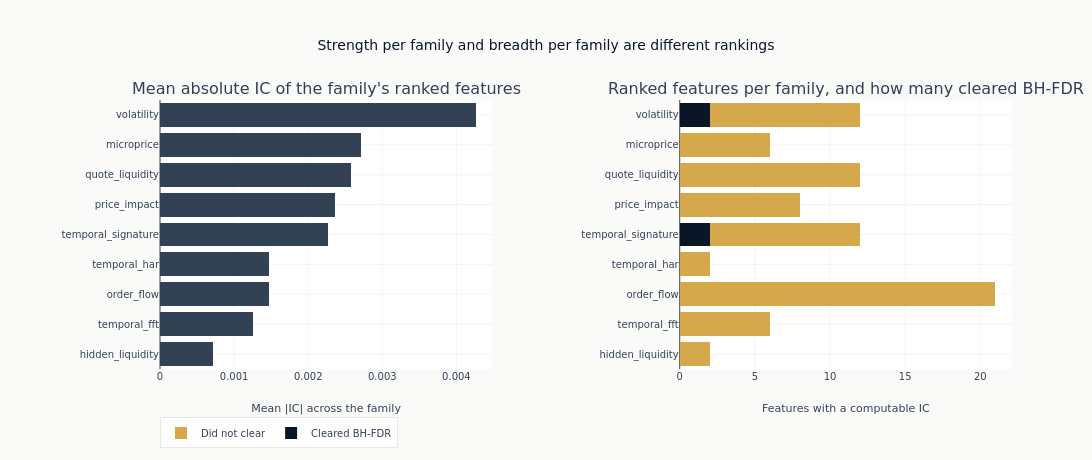

The cell this chart's notebook holds for it:
### Code cell
if family_summary:
    fam_order = sorted(family_summary, key=lambda fam: family_summary[fam]["avg_abs_ic"])
    fig = make_subplots(
        rows=1,
        cols=2,
        column_widths=[0.5, 0.5],
        subplot_titles=(
            "Mean absolute IC of the family's ranked features",
            "Ranked features per family, and how many cleared BH-FDR",
        ),
        horizontal_spacing=0.22,
    )
    _ = fig.add_trace(
        go.Bar(
            x=[family_summary[fam]["avg_abs_ic"] for fam in fam_order],
            y=fam_order,
            orientation="h",
            marker_color=COLORS["neutral"],
            showlegend=False,
        ),
        row=1,
        col=1,
    )
    _ = fig.add_trace(
        go.Bar(
            x=[family_summary[fam]["n_fdr_sig"] for fam in fam_order],
            y=fam_order,
            orientation="h",
            marker_color=COLORS["blue"],
            name="Cleared BH-FDR",
        ),
        row=1,
        col=2,
    )
    _ = fig.add_trace(
        go.Bar(
            x=[
                family_summary[fam]["n_features"] - family_summary[fam]["n_fdr_sig"]
                for fam in fam_order
            ],
            y=fam_order,
            orientation="h",
            marker_color=COLORS["amber"],
            name="Did not clear",
        ),
        row=1,
        col=2,
    )
    fig.update_layout(
        title="Strength per family and breadth per family are different rankings",
        barmode="stack",
        height=460,
        width=1120,
        margin={"l": 160},
        legend={"orientation": "h", "y": -0.18},
    )
    fig.update_xaxes(title_text="Mean |IC| across the family", row=1, col=1)
    fig.update_xaxes(title_text="Features with a computable IC", row=1, col=2)
    show_plotly_with_alt(
        fig,
        "Two panels of bars by feature family: the mean absolute information coefficient across the family, and the number of features in it with a computable IC, split by whether they cleared the screen.",
    )

### Figure 1 — Plotly figure (JSON) as saved in the notebook; plotly's stock layout.template omitted (floating-point values rounded to 4 significant figures)
{"data": [{"marker": {"color": "#334155"}, "orientation": "h", "showlegend": false, "type": "bar", "x": [0.0007138, 0.001249, 0.001471, 0.001478, 0.002266, 0.002362, 0.002578, 0.00271, 0.00426], "xaxis": "x", "y": ["hidden_liquidity", "temporal_fft", "order_flow", "temporal_har", "temporal_signature", "price_impact", "quote_liquidity", "microprice", "volatility"], "yaxis": "y"}, {"marker": {"color": "#0a1628"}, "name": "Cleared BH-FDR", "orientation": "h", "type": "bar", "x": [0, 0, 0, 0, 2, 0, 0, 0, 2], "xaxis": "x2", "y": ["hidden_liquidity", "temporal_fft", "order_flow", "temporal_har", "temporal_signature", "price_impact", "quote_liquidity", "microprice", "volatility"], "yaxis": "y2"}, {"marker": {"color": "#D4A84B"}, "name": "Did not clear", "orientation": "h", "type": "bar", "x": [2, 6, 21, 2, 10, 8, 12, 6, 10], "xaxis": "x2", "y": ["hidden_liquidity", "temporal_fft", "order_flow", "temporal_har", "temporal_signature", "price_impact", "quote_liquidity", "microprice", "volatility"], "yaxis": "y2"}], "layout": {"annotations": [{"font": {"size": 16}, "showarrow": false, "text": "Mean absolute IC of the family's ranked features", "x": 0.195, "xanchor": "center", "xref": "paper", "y": 1.0, "yanchor": "bottom", "yref": "paper"}, {"font": {"size": 16}, "showarrow": false, "text": "Ranked features per family, and how many cleared BH-FDR", "x": 0.805, "xanchor": "center", "xref": "paper", "y": 1.0, "yanchor": "bottom", "yref": "paper"}], "barmode": "stack", "height": 460, "legend": {"orientation": "h", "y": -0.18}, "margin": {"l": 160}, "title": {"text": "Strength per family and breadth per family are different rankings"}, "width": 1120, "xaxis": {"anchor": "y", "domain": [0.0, 0.39], "title": {"text": "Mean |IC| across the family"}}, "xaxis2": {"anchor": "y2", "domain": [0.61, 1.0], "title": {"text": "Features with a computable IC"}}, "yaxis": {"anchor": "x", "domain": [0.0, 1.0]}, "yaxis2": {"anchor": "x2", "domain": [0.0, 1.0]}}}
